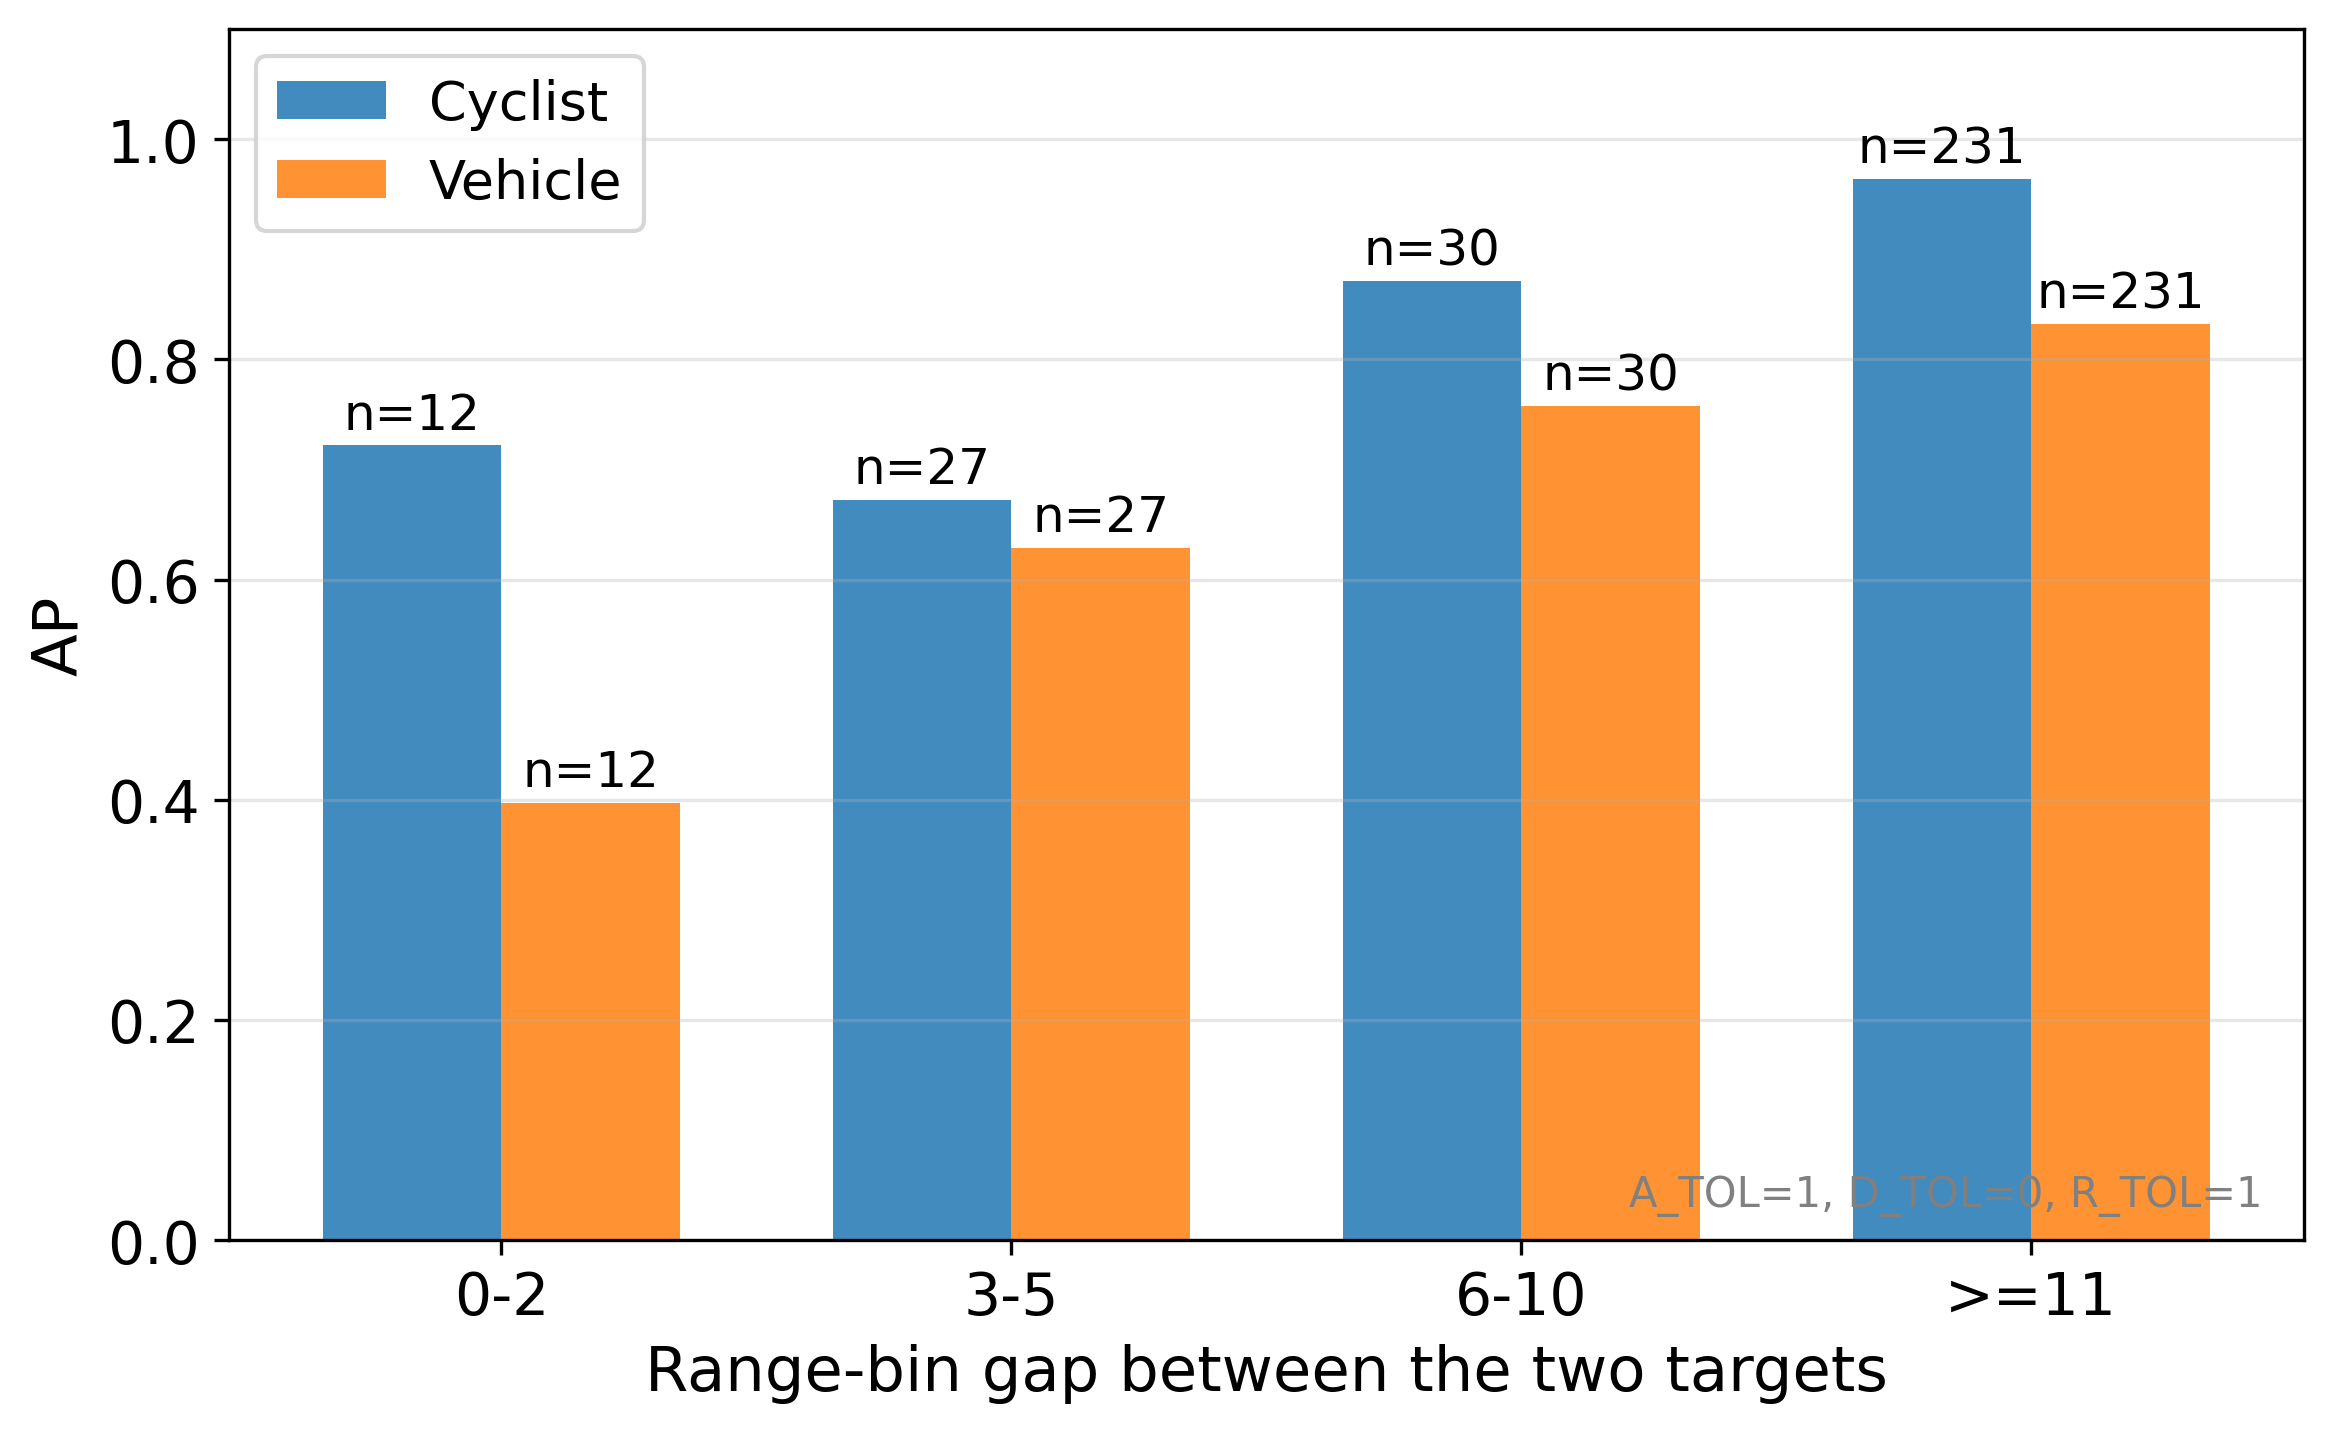

The Python source for this figure:
# ポスター Experiments 帯用: r_diff 別 AP 棒グラフ
# 許容誤差はポスターの PR 曲線 (coco_ap_pr_curves.png) と同一の
# A_TOL=1, D_TOL=0, R_TOL=1 に統一する（12通り平均だった stage6 と数値を揃えるため）。
# 検出収集・AP 計算は experiments/eval_nn/tolerance_sweep.py と同一ロジック。
import os
import numpy as np
import pandas as pd
import matplotlib
matplotlib.use("Agg")
import matplotlib.pyplot as plt
import torch
import torch.nn as nn
import torch.nn.functional as F

# ===== パス（スクリプト位置基準） =====
SCRIPT_DIR = os.path.dirname(os.path.abspath(__file__))
ROOT_DIR   = os.path.normpath(os.path.join(SCRIPT_DIR, "..", ".."))

MODEL_PATH     = os.path.join(ROOT_DIR, "models", "best_detector_narrow_angle.pt")
FIXED_META_CSV = os.path.join(ROOT_DIR, "learn_dataset_narrow_angle_fixed", "metadata.csv")
CACHE_PATH     = os.path.join(SCRIPT_DIR, "rdiff_raw_cache.npz")
OUT_PNG        = os.path.join(SCRIPT_DIR, "rdiff_ap_poster.png")

# ===== 統一許容誤差（PR 曲線と同一） =====
A_TOL, D_TOL, R_TOL = 1, 0, 1

N_FIXED      = 10
FIXED_ANGLES = np.linspace(1, 4, N_FIXED)
DEVICE       = "cuda" if torch.cuda.is_available() else "cpu"
print(f"DEVICE: {DEVICE}")


# ===== モデル定義（check.ipynb と同一） =====
class ConvBlock3D(nn.Module):
    def __init__(self, in_ch, out_ch=32, dropout=0.1):
        super().__init__()
        self.block = nn.Sequential(
            nn.Conv3d(in_ch,  out_ch, 3, padding=1), nn.ReLU(inplace=True),
            nn.Conv3d(out_ch, out_ch, 3, padding=1), nn.ReLU(inplace=True),
            nn.Dropout3d(dropout),
        )
    def forward(self, x): return self.block(x)


class RadarUNet3DSoftmax(nn.Module):
    def __init__(self, n_angles=N_FIXED, ch=32, dropout=0.1):
        super().__init__()
        self.encoders   = nn.ModuleList([ConvBlock3D(1 if i == 0 else ch, ch, dropout) for i in range(4)])
        self.pools      = nn.ModuleList([nn.MaxPool3d((1,2,2),(1,2,2)) for _ in range(4)])
        self.bottleneck = ConvBlock3D(ch, ch, dropout)
        self.upsamples  = nn.ModuleList([nn.Upsample(scale_factor=(1,2,2), mode="trilinear", align_corners=False) for _ in range(4)])
        self.decoders   = nn.ModuleList([ConvBlock3D(ch*2, ch, dropout) for _ in range(4)])
        self.seg_head   = nn.Conv3d(ch, 3, 1)

    def forward(self, x):
        x = x.unsqueeze(1)
        skips, feat = [], x
        for enc, pool in zip(self.encoders, self.pools):
            feat = enc(feat); skips.append(feat); feat = pool(feat)
        feat = self.bottleneck(feat)
        for up, dec, skip in zip(self.upsamples, self.decoders, reversed(skips)):
            feat = up(feat)
            if feat.shape[-3:] != skip.shape[-3:]:
                feat = F.interpolate(feat, size=skip.shape[-3:], mode="trilinear", align_corners=False)
            feat = dec(torch.cat([feat, skip], dim=1))
        return self.seg_head(feat)  # (B, 3, N_FIXED, H, W)


def load_sample(path):
    data = np.load(path)
    x = np.stack([20*np.log10(np.maximum(np.abs(data["rd_maps"][i]).astype(np.float32), 1e-12))
                  for i in range(data["rd_maps"].shape[0])], axis=0)
    return x, data


def collect_raw(model, eval_df):
    # tolerance_sweep.py の collect_raw と同一（Stage 6 に必要な項目のみ）
    cy_raw, ve_raw = [], []
    cy_info, ve_info = [], []
    n_gt_cy = n_gt_ve = 0

    model.eval()
    with torch.no_grad():
        for idx in range(len(eval_df)):
            if idx % 60 == 0:
                print(f"  {idx}/{len(eval_df)}", flush=True)
            row = eval_df.iloc[idx]
            path = row["file"]
            if not os.path.isabs(path):
                path = os.path.normpath(os.path.join(ROOT_DIR, path))
            x, data = load_sample(path)
            fa = data["fixed_angles"] if "fixed_angles" in data else FIXED_ANGLES

            vcy = int(str(row["valid_cyclist"]).strip() in ("1", "True"))
            vve = int(str(row["valid_vehicle"]).strip() in ("1", "True"))

            probs = F.softmax(model(torch.from_numpy(x).unsqueeze(0).float().to(DEVICE)), dim=1)[0]
            pred = probs.argmax(dim=0)  # (N_FIXED, H, W)

            r_diff = (abs(int(row["cyclist_true_r_idx"]) - int(row["vehicle_true_r_idx"]))
                      if vcy and vve else -1)

            def voxels_for_class(cls_idx):
                mask = (pred == cls_idx)
                if not mask.any():
                    return []
                return [(int(ij[0]), int(ij[1]), int(ij[2]),
                         probs[cls_idx, int(ij[0]), int(ij[1]), int(ij[2])].item())
                        for ij in mask.nonzero(as_tuple=False)]

            for cls_idx, valid, angle_key, d_key, r_key, raw, info, is_cy in (
                (1, vcy, "cyclist_true_angle_deg", "cyclist_true_d_idx", "cyclist_true_r_idx", cy_raw, cy_info, True),
                (2, vve, "vehicle_true_angle_deg", "vehicle_true_d_idx", "vehicle_true_r_idx", ve_raw, ve_info, False),
            ):
                voxels = voxels_for_class(cls_idx)
                if valid:
                    if is_cy: n_gt_cy += 1
                    else:     n_gt_ve += 1
                    tch = int(np.argmin(np.abs(fa - float(data[angle_key]))))
                    tru = dict(valid=True, true_ch=tch, true_d=int(row[d_key]), true_r=int(row[r_key]),
                               sample_idx=idx, r_diff=r_diff)
                    info.append(dict(sample_idx=idx, r_diff=r_diff))
                else:
                    tru = dict(valid=False, true_ch=0, true_d=0, true_r=0,
                               sample_idx=idx, r_diff=r_diff)
                for ch, d, r, sc in voxels:
                    raw.append(dict(score=sc, det_ch=ch, det_d=d, det_r=r, **tru))

    return cy_raw, ve_raw, cy_info, ve_info, n_gt_cy, n_gt_ve


def compute_ap(raw, n_gt, a_tol, d_tol, r_tol):
    # PASCAL VOC 方式 + greedy matching（tolerance_sweep.py と同一）
    dets = []
    for rec in raw:
        if rec["valid"]:
            is_hit = (abs(rec["det_ch"] - rec["true_ch"]) <= a_tol and
                      abs(rec["det_d"]  - rec["true_d"])  <= d_tol and
                      abs(rec["det_r"]  - rec["true_r"])  <= r_tol)
        else:
            is_hit = False
        dets.append({"score": rec["score"], "is_hit": is_hit, "sample_idx": rec["sample_idx"]})

    sorted_dets = sorted(dets, key=lambda x: -x["score"])
    matched, tp = set(), 0
    precs, recs = [], []
    for i, det in enumerate(sorted_dets):
        if det["is_hit"] and det["sample_idx"] not in matched:
            tp += 1
            matched.add(det["sample_idx"])
        precs.append(tp / (i + 1))
        recs.append(tp / n_gt if n_gt > 0 else 0.0)
    precs = np.concatenate([[1.0], precs])
    recs  = np.concatenate([[0.0], recs])
    return float(np.sum((recs[1:] - recs[:-1]) * precs[1:]))


def compute_ap_rdiff(raw, info, a_tol, d_tol, r_tol, lo, hi):
    raw_f  = [r for r in raw  if lo <= r["r_diff"] <= hi]
    n_gt_f = sum(1 for s in info if lo <= s["r_diff"] <= hi)
    return compute_ap(raw_f, n_gt_f, a_tol, d_tol, r_tol), n_gt_f


# ===== メイン =====
if os.path.exists(CACHE_PATH):
    print(f"Loading cache: {CACHE_PATH}")
    _c = np.load(CACHE_PATH, allow_pickle=True)
    cy_raw, ve_raw = list(_c["cy_raw"]), list(_c["ve_raw"])
    cy_info, ve_info = list(_c["cy_info"]), list(_c["ve_info"])
    n_gt_cy, n_gt_ve = int(_c["n_gt_cy"]), int(_c["n_gt_ve"])
else:
    model = RadarUNet3DSoftmax().to(DEVICE)
    model.load_state_dict(torch.load(MODEL_PATH, map_location=DEVICE))
    df = pd.read_csv(FIXED_META_CSV)
    df = df[df["valid_all"] == 1].reset_index(drop=True)
    print(f"Samples: {len(df)}")
    cy_raw, ve_raw, cy_info, ve_info, n_gt_cy, n_gt_ve = collect_raw(model, df)
    np.savez(CACHE_PATH,
             cy_raw=np.array(cy_raw, dtype=object), ve_raw=np.array(ve_raw, dtype=object),
             cy_info=np.array(cy_info, dtype=object), ve_info=np.array(ve_info, dtype=object),
             n_gt_cy=n_gt_cy, n_gt_ve=n_gt_ve)
    print(f"Cache saved: {CACHE_PATH}")

# 全体 AP（PR 曲線の 0.8842 / 0.7752 と一致するかの確認用）
ap_cy_all = compute_ap(cy_raw, n_gt_cy, A_TOL, D_TOL, R_TOL)
ap_ve_all = compute_ap(ve_raw, n_gt_ve, A_TOL, D_TOL, R_TOL)
print(f"Overall (A={A_TOL}, D={D_TOL}, R={R_TOL}): AP_cy={ap_cy_all:.4f}  AP_ve={ap_ve_all:.4f}")

RDIFF_BINS   = [(0, 2), (3, 5), (6, 10), (11, 9999)]
RDIFF_LABELS = ["0-2", "3-5", "6-10", ">=11"]  # cp932 コンソールで print できるよう ASCII に限定

rows = []
for (lo, hi), label in zip(RDIFF_BINS, RDIFF_LABELS):
    (ap_cy, n_cy) = compute_ap_rdiff(cy_raw, cy_info, A_TOL, D_TOL, R_TOL, lo, hi)
    (ap_ve, n_ve) = compute_ap_rdiff(ve_raw, ve_info, A_TOL, D_TOL, R_TOL, lo, hi)
    rows.append(dict(label=label, AP_cy=ap_cy, AP_ve=ap_ve, n_cy=n_cy, n_ve=n_ve))
    print(f"  r_diff={label:<5} n={n_cy:>3}  AP_cy={ap_cy:.4f}  AP_ve={ap_ve:.4f}")

# ===== ポスター用プロット =====
plt.rcParams.update({"font.size": 14})
fig, ax = plt.subplots(figsize=(8, 5))
x = np.arange(len(rows))
w = 0.35
ax.bar(x - w/2, [r["AP_cy"] for r in rows], w, color="tab:blue",   label="Cyclist", alpha=0.85)
ax.bar(x + w/2, [r["AP_ve"] for r in rows], w, color="tab:orange", label="Vehicle", alpha=0.85)
for i, r in enumerate(rows):
    ax.text(i - w/2, r["AP_cy"] + 0.015, f'n={r["n_cy"]}', ha="center", fontsize=12)
    ax.text(i + w/2, r["AP_ve"] + 0.015, f'n={r["n_ve"]}', ha="center", fontsize=12)
ax.set_xticks(x)
ax.set_xticklabels([r["label"] for r in rows], fontsize=14)
ax.set_xlabel("Range-bin gap between the two targets", fontsize=15)
ax.set_ylabel("AP", fontsize=15)
ax.set_ylim(0, 1.1)
ax.legend(fontsize=13)
ax.grid(axis="y", alpha=0.3)
# 許容誤差設定は小さく図中に明記（PR 曲線との整合を示す）
ax.text(0.98, 0.02, f"A_TOL={A_TOL}, D_TOL={D_TOL}, R_TOL={R_TOL}",
        transform=ax.transAxes, ha="right", va="bottom", fontsize=10, color="gray")
plt.tight_layout()
plt.savefig(OUT_PNG, dpi=300, bbox_inches="tight")
print(f"saved: {OUT_PNG}")
